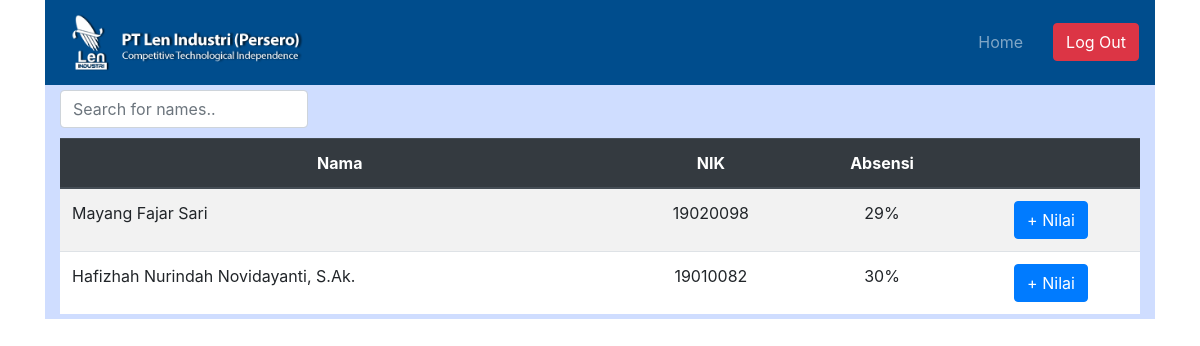
Before: /index.php/c_dashboard_atasan with the older database file.
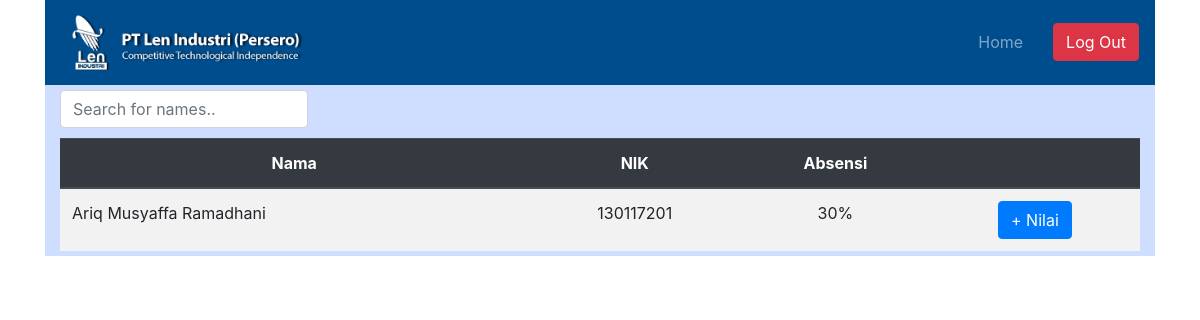
After: the same page with the newer database file.
### tables this page shows
CREATE TABLE `karyawan` (
  `id_karyawan` int(11) NOT NULL,
  `id_evaluasi` int(11) DEFAULT NULL,
  `id_absensi` int(11) NOT NULL,
  `nama` varchar(255) NOT NULL,
  `nik` int(10) NOT NULL,
  `divisi` varchar(255) NOT NULL,
  `jabatan` varchar(255) NOT NULL,
  `bagian` varchar(255) NOT NULL,
  `nilai_hasil` float NOT NULL,
  `end_periode` date NOT NULL,
  `start_periode` date NOT NULL,
  `status` varchar(255) NOT NULL,
  `alasan` varchar(255) DEFAULT NULL,
  `anggaran` varchar(255) DEFAULT NULL,
  `kode_pagu` varchar(255) DEFAULT NULL
);

CREATE TABLE `absensi` (
  `id_absensi` int(11) NOT NULL,
  `nik` int(10) NOT NULL,
  `sakit` float NOT NULL,
  `izin` float NOT NULL,
  `alpa` float NOT NULL,
  `periode` int(11) NOT NULL,
  `terlambat` float NOT NULL,
  `nilai_absen` float NOT NULL,
  `nilai_produktivitas` float NOT NULL
);

### application/controllers/C_dashboard_atasan.php (called while the page is built, shortened)
<?php
class C_dashboard_atasan extends CI_Controller {
    public function __construct(){
		$this->load->model('M_weblen2');
    }
    public function index(){
        $data['listEmp'] = $this->M_weblen2->getDatKar2();
        $this->load->view('atasan/V_dashboard_atasan',$data);
    }
}

### index.php (called while the page is built, shortened)
<?php
require_once BASEPATH.'core/CodeIgniter.php';

### application/models/M_weblen2.php (called while the page is built, shortened)
<?php
class M_weblen2 extends CI_Model {
    public function getDatKar2()
    {
        $this->db->select('karyawan.id_karyawan,karyawan.nama,karyawan.nik,absensi.nilai_absen');
        $this->db->from('karyawan');
        $this->db->join('absensi','karyawan.id_absensi = absensi.id_absensi');
        $this->db->where('id_evaluasi',null);
        $query = $this->db->get();
        return $query->result_array();
    }
}

### application/views/atasan/V_dashboard_atasan.php (the view, shortened to what this page needs)
<!DOCTYPE html>
<html>
<head>
	<link rel="stylesheet" href="<?= base_url()?>/assets/style/style1.css">
	<link rel="stylesheet" href="<?= base_url()?>/assets/css/bootstrap.min.css">
</head>
<body>
	<div class="container">
        <?php $this->load->view('navbar.php') ?>
		<div class="container main_bgr2" style="height: 100%">
			<form action="" method="">
			<div class="row" style=" margin-bottom: 10px;">
					<div class="col-md-3">
						<input class="form-control" type="text" id="myInput" onkeyup="myFunction()" placeholder="Search for names.." title="Type in a name">
					</div>
				</div>
		    </form>
		    <div class="row">
		        <div class="col-md-12">
		            <div class="table-responsive" style="background-color: white;">
		                <table class="table table-striped" id="myTable" style="margin-bottom: 0px;">
		                    <thead class="thead-dark" style=" text-align: center;">
		                    <tr>
		                        <th scope="col">Nama</th>
		                        <th scope="col">NIK</th>
		                        <th scope="col">Absensi</th>
		                        <th scope="col"></th>
		                    </tr>
		                    </thead>
		                    <tbody>
							<?php foreach($listEmp as $emp): ?>
		                    <tr>
		                        <td><?= $emp['nama']?></td>
		                        <td style=" text-align: center;"><?= $emp['nik']?></td>
		                        <td style=" text-align: center;"><?= $emp['nilai_absen']?>%</td>
		                        <td style=" text-align: center;"><a href="<?= base_url(); ?>C_nilai_atasan/index/<?= $emp['id_karyawan'] ?>"> <button class="btn btn-primary"> + Nilai </button> </td>
							</tr>
							<?php endforeach ?>
		                    </tbody>
		                </table>
		            </div>
		        </div>
		    </div>
		</div>
	</div>
</body>
</html>

### application/views/navbar.php
<div class="row">
    <div class="col-md-12">
        <nav class="navbar navbar-dark navbar-expand-sm" style="background-color: #004D8D;">
            <a href="<?php echo site_url('C_dashboard_atasan'); ?>" class="navbar-brand">
                <img src="<?= base_url()?>/assets/img/logoo.png" alt="Logo" style="width:250px;">
            </a>
            <ul class="navbar-nav ml-auto">
                <li class="nav-item">
                    <a class="nav-link" style="padding-right: 30px;" href="<?php echo site_url('C_dashboard_atasan'); ?>">Home</a>
                </li>
            </ul>
            <form class="form-inline" action="<?php echo site_url('C_landing_page'); ?>">
                <button class="btn btn-danger my-2 my-sm-0" type="submit">Log Out</button>
            </form>
        </nav>
    </div>
</div>

### assets/style/style1.css (style rules this page uses)
.main_bgr2 { background-color: #CFDDFF; padding: 5px 5px 5px 5px; height: auto; }

Changed rows visible on the page:
removed karyawan: nama "Mayang Fajar Sari", nik "19020098", id_absensi.nilai_absen "29"
removed karyawan: nama "Hafizhah Nurindah Novidayanti, S.Ak.", nik "19010082", id_absensi.nilai_absen "30"
added karyawan: nama "Ariq Musyaffa Ramadhani", nik "130117201", id_absensi.nilai_absen "30"
